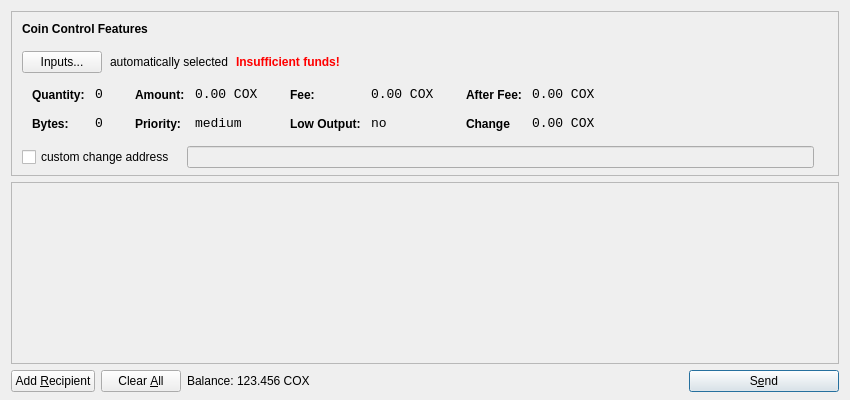
<?xml version="1.0" encoding="UTF-8"?>
<ui version="4.0">
 <class>SendCoinsDialog</class>
 <widget class="QDialog" name="SendCoinsDialog">
  <property name="geometry">
   <rect>
    <x>0</x>
    <y>0</y>
    <width>850</width>
    <height>400</height>
   </rect>
  </property>
  <property name="windowTitle">
   <string>Send Coins</string>
  </property>
  <layout class="QVBoxLayout" name="verticalLayout" stretch="0,1,0">
   <property name="bottomMargin">
    <number>8</number>
   </property>
   <item>
    <widget class="QFrame" name="frameCoinControl">
     <property name="sizePolicy">
      <sizepolicy hsizetype="Expanding" vsizetype="Expanding">
       <horstretch>0</horstretch>
       <verstretch>0</verstretch>
      </sizepolicy>
     </property>
     <property name="maximumSize">
      <size>
       <width>16777215</width>
       <height>16777215</height>
      </size>
     </property>
     <property name="frameShape">
      <enum>QFrame::StyledPanel</enum>
     </property>
     <property name="frameShadow">
      <enum>QFrame::Sunken</enum>
     </property>
     <layout class="QVBoxLayout" name="verticalLayoutCoinControl2">
      <property name="spacing">
       <number>-1</number>
      </property>
      <property name="leftMargin">
       <number>0</number>
      </property>
      <property name="topMargin">
       <number>0</number>
      </property>
      <property name="rightMargin">
       <number>0</number>
      </property>
      <property name="bottomMargin">
       <number>6</number>
      </property>
      <item>
       <layout class="QVBoxLayout" name="verticalLayoutCoinControl" stretch="0,0,0,0,1">
        <property name="spacing">
         <number>0</number>
        </property>
        <property name="leftMargin">
         <number>10</number>
        </property>
        <property name="topMargin">
         <number>10</number>
        </property>
        <item>
         <layout class="QHBoxLayout" name="horizontalLayoutCoinControl1">
          <property name="bottomMargin">
           <number>15</number>
          </property>
          <item>
           <widget class="QLabel" name="labelCoinControlFeatures">
            <property name="sizePolicy">
             <sizepolicy hsizetype="Preferred" vsizetype="Maximum">
              <horstretch>0</horstretch>
              <verstretch>0</verstretch>
             </sizepolicy>
            </property>
            <property name="font">
             <font>
              <weight>75</weight>
              <bold>true</bold>
             </font>
            </property>
            <property name="styleSheet">
             <string notr="true">font-weight:bold;</string>
            </property>
            <property name="text">
             <string>Coin Control Features</string>
            </property>
           </widget>
          </item>
         </layout>
        </item>
        <item>
         <layout class="QHBoxLayout" name="horizontalLayoutCoinControl2" stretch="0,0,0,0">
          <property name="spacing">
           <number>8</number>
          </property>
          <property name="bottomMargin">
           <number>10</number>
          </property>
          <item>
           <widget class="QPushButton" name="pushButtonCoinControl">
            <property name="styleSheet">
             <string notr="true"/>
            </property>
            <property name="text">
             <string>Inputs...</string>
            </property>
           </widget>
          </item>
          <item>
           <widget class="QLabel" name="labelCoinControlAutomaticallySelected">
            <property name="text">
             <string>automatically selected</string>
            </property>
            <property name="margin">
             <number>5</number>
            </property>
           </widget>
          </item>
          <item>
           <widget class="QLabel" name="labelCoinControlInsuffFunds">
            <property name="font">
             <font>
              <weight>75</weight>
              <bold>true</bold>
             </font>
            </property>
            <property name="styleSheet">
             <string notr="true">color:red;font-weight:bold;</string>
            </property>
            <property name="text">
             <string>Insufficient funds!</string>
            </property>
            <property name="margin">
             <number>5</number>
            </property>
           </widget>
          </item>
          <item>
           <spacer name="horizontalSpacerCoinControl">
            <property name="orientation">
             <enum>Qt::Horizontal</enum>
            </property>
            <property name="sizeHint" stdset="0">
             <size>
              <width>40</width>
              <height>1</height>
             </size>
            </property>
           </spacer>
          </item>
         </layout>
        </item>
        <item>
         <widget class="QWidget" name="widgetCoinControl" native="true">
          <property name="sizePolicy">
           <sizepolicy hsizetype="Preferred" vsizetype="Preferred">
            <horstretch>0</horstretch>
            <verstretch>0</verstretch>
           </sizepolicy>
          </property>
          <property name="minimumSize">
           <size>
            <width>0</width>
            <height>0</height>
           </size>
          </property>
          <property name="styleSheet">
           <string notr="true"/>
          </property>
          <layout class="QHBoxLayout" name="horizontalLayoutCoinControl5">
           <property name="margin">
            <number>0</number>
           </property>
           <item>
            <layout class="QHBoxLayout" name="horizontalLayoutCoinControl3" stretch="0,0,0,1">
             <property name="spacing">
              <number>20</number>
             </property>
             <property name="topMargin">
              <number>0</number>
             </property>
             <property name="bottomMargin">
              <number>10</number>
             </property>
             <item>
              <layout class="QFormLayout" name="formLayoutCoinControl1">
               <property name="horizontalSpacing">
                <number>10</number>
               </property>
               <property name="verticalSpacing">
                <number>14</number>
               </property>
               <property name="leftMargin">
                <number>10</number>
               </property>
               <property name="topMargin">
                <number>4</number>
               </property>
               <property name="rightMargin">
                <number>6</number>
               </property>
               <item row="0" column="0">
                <widget class="QLabel" name="labelCoinControlQuantityText">
                 <property name="styleSheet">
                  <string notr="true">font-weight:bold;</string>
                 </property>
                 <property name="text">
                  <string>Quantity:</string>
                 </property>
                 <property name="margin">
                  <number>0</number>
                 </property>
                </widget>
               </item>
               <item row="0" column="1">
                <widget class="QLabel" name="labelCoinControlQuantity">
                 <property name="font">
                  <font>
                   <family>Monospace</family>
                   <pointsize>10</pointsize>
                  </font>
                 </property>
                 <property name="cursor">
                  <cursorShape>IBeamCursor</cursorShape>
                 </property>
                 <property name="contextMenuPolicy">
                  <enum>Qt::ActionsContextMenu</enum>
                 </property>
                 <property name="text">
                  <string>0</string>
                 </property>
                 <property name="margin">
                  <number>0</number>
                 </property>
                 <property name="textInteractionFlags">
                  <set>Qt::LinksAccessibleByMouse|Qt::TextSelectableByKeyboard|Qt::TextSelectableByMouse</set>
                 </property>
                </widget>
               </item>
               <item row="1" column="0">
                <widget class="QLabel" name="labelCoinControlBytesText">
                 <property name="styleSheet">
                  <string notr="true">font-weight:bold;</string>
                 </property>
                 <property name="text">
                  <string>Bytes:</string>
                 </property>
                </widget>
               </item>
               <item row="1" column="1">
                <widget class="QLabel" name="labelCoinControlBytes">
                 <property name="font">
                  <font>
                   <family>Monospace</family>
                   <pointsize>10</pointsize>
                  </font>
                 </property>
                 <property name="cursor">
                  <cursorShape>IBeamCursor</cursorShape>
                 </property>
                 <property name="contextMenuPolicy">
                  <enum>Qt::ActionsContextMenu</enum>
                 </property>
                 <property name="text">
                  <string>0</string>
                 </property>
                 <property name="textInteractionFlags">
                  <set>Qt::LinksAccessibleByMouse|Qt::TextSelectableByKeyboard|Qt::TextSelectableByMouse</set>
                 </property>
                </widget>
               </item>
              </layout>
             </item>
             <item>
              <layout class="QFormLayout" name="formLayoutCoinControl2">
               <property name="horizontalSpacing">
                <number>10</number>
               </property>
               <property name="verticalSpacing">
                <number>14</number>
               </property>
               <property name="leftMargin">
                <number>6</number>
               </property>
               <property name="topMargin">
                <number>4</number>
               </property>
               <property name="rightMargin">
                <number>6</number>
               </property>
               <item row="0" column="0">
                <widget class="QLabel" name="labelCoinControlAmountText">
                 <property name="styleSheet">
                  <string notr="true">font-weight:bold;</string>
                 </property>
                 <property name="text">
                  <string>Amount:</string>
                 </property>
                 <property name="margin">
                  <number>0</number>
                 </property>
                </widget>
               </item>
               <item row="0" column="1">
                <widget class="QLabel" name="labelCoinControlAmount">
                 <property name="font">
                  <font>
                   <family>Monospace</family>
                   <pointsize>10</pointsize>
                  </font>
                 </property>
                 <property name="cursor">
                  <cursorShape>IBeamCursor</cursorShape>
                 </property>
                 <property name="contextMenuPolicy">
                  <enum>Qt::ActionsContextMenu</enum>
                 </property>
                 <property name="text">
                  <string>0.00 COX</string>
                 </property>
                 <property name="textInteractionFlags">
                  <set>Qt::LinksAccessibleByMouse|Qt::TextSelectableByKeyboard|Qt::TextSelectableByMouse</set>
                 </property>
                </widget>
               </item>
               <item row="1" column="0">
                <widget class="QLabel" name="labelCoinControlPriorityText">
                 <property name="styleSheet">
                  <string notr="true">font-weight:bold;</string>
                 </property>
                 <property name="text">
                  <string>Priority:</string>
                 </property>
                </widget>
               </item>
               <item row="1" column="1">
                <widget class="QLabel" name="labelCoinControlPriority">
                 <property name="font">
                  <font>
                   <family>Monospace</family>
                   <pointsize>10</pointsize>
                  </font>
                 </property>
                 <property name="cursor">
                  <cursorShape>IBeamCursor</cursorShape>
                 </property>
                 <property name="contextMenuPolicy">
                  <enum>Qt::ActionsContextMenu</enum>
                 </property>
                 <property name="text">
                  <string>medium</string>
                 </property>
                 <property name="textInteractionFlags">
                  <set>Qt::LinksAccessibleByMouse|Qt::TextSelectableByKeyboard|Qt::TextSelectableByMouse</set>
                 </property>
                </widget>
               </item>
              </layout>
             </item>
             <item>
              <layout class="QFormLayout" name="formLayoutCoinControl3">
               <property name="horizontalSpacing">
                <number>10</number>
               </property>
               <property name="verticalSpacing">
                <number>14</number>
               </property>
               <property name="leftMargin">
                <number>6</number>
               </property>
               <property name="topMargin">
                <number>4</number>
               </property>
               <property name="rightMargin">
                <number>6</number>
               </property>
               <item row="0" column="0">
                <widget class="QLabel" name="labelCoinControlFeeText">
                 <property name="styleSheet">
                  <string notr="true">font-weight:bold;</string>
                 </property>
                 <property name="text">
                  <string>Fee:</string>
                 </property>
                 <property name="margin">
                  <number>0</number>
                 </property>
                </widget>
               </item>
               <item row="0" column="1">
                <widget class="QLabel" name="labelCoinControlFee">
                 <property name="font">
                  <font>
                   <family>Monospace</family>
                   <pointsize>10</pointsize>
                  </font>
                 </property>
                 <property name="cursor">
                  <cursorShape>IBeamCursor</cursorShape>
                 </property>
                 <property name="contextMenuPolicy">
                  <enum>Qt::ActionsContextMenu</enum>
                 </property>
                 <property name="text">
                  <string>0.00 COX</string>
                 </property>
                 <property name="textInteractionFlags">
                  <set>Qt::LinksAccessibleByMouse|Qt::TextSelectableByKeyboard|Qt::TextSelectableByMouse</set>
                 </property>
                </widget>
               </item>
               <item row="1" column="0">
                <widget class="QLabel" name="labelCoinControlLowOutputText">
                 <property name="styleSheet">
                  <string notr="true">font-weight:bold;</string>
                 </property>
                 <property name="text">
                  <string>Low Output:</string>
                 </property>
                </widget>
               </item>
               <item row="1" column="1">
                <widget class="QLabel" name="labelCoinControlLowOutput">
                 <property name="font">
                  <font>
                   <family>Monospace</family>
                   <pointsize>10</pointsize>
                  </font>
                 </property>
                 <property name="cursor">
                  <cursorShape>IBeamCursor</cursorShape>
                 </property>
                 <property name="contextMenuPolicy">
                  <enum>Qt::ActionsContextMenu</enum>
                 </property>
                 <property name="text">
                  <string>no</string>
                 </property>
                 <property name="textInteractionFlags">
                  <set>Qt::LinksAccessibleByMouse|Qt::TextSelectableByKeyboard|Qt::TextSelectableByMouse</set>
                 </property>
                </widget>
               </item>
              </layout>
             </item>
             <item>
              <layout class="QFormLayout" name="formLayoutCoinControl4">
               <property name="horizontalSpacing">
                <number>10</number>
               </property>
               <property name="verticalSpacing">
                <number>14</number>
               </property>
               <property name="leftMargin">
                <number>6</number>
               </property>
               <property name="topMargin">
                <number>4</number>
               </property>
               <property name="rightMargin">
                <number>6</number>
               </property>
               <item row="0" column="0">
                <widget class="QLabel" name="labelCoinControlAfterFeeText">
                 <property name="styleSheet">
                  <string notr="true">font-weight:bold;</string>
                 </property>
                 <property name="text">
                  <string>After Fee:</string>
                 </property>
                 <property name="margin">
                  <number>0</number>
                 </property>
                </widget>
               </item>
               <item row="0" column="1">
                <widget class="QLabel" name="labelCoinControlAfterFee">
                 <property name="font">
                  <font>
                   <family>Monospace</family>
                   <pointsize>10</pointsize>
                  </font>
                 </property>
                 <property name="cursor">
                  <cursorShape>IBeamCursor</cursorShape>
                 </property>
                 <property name="contextMenuPolicy">
                  <enum>Qt::ActionsContextMenu</enum>
                 </property>
                 <property name="text">
                  <string>0.00 COX</string>
                 </property>
                 <property name="textInteractionFlags">
                  <set>Qt::LinksAccessibleByMouse|Qt::TextSelectableByKeyboard|Qt::TextSelectableByMouse</set>
                 </property>
                </widget>
               </item>
               <item row="1" column="0">
                <widget class="QLabel" name="labelCoinControlChangeText">
                 <property name="styleSheet">
                  <string notr="true">font-weight:bold;</string>
                 </property>
                 <property name="text">
                  <string>Change</string>
                 </property>
                </widget>
               </item>
               <item row="1" column="1">
                <widget class="QLabel" name="labelCoinControlChange">
                 <property name="font">
                  <font>
                   <family>Monospace</family>
                   <pointsize>10</pointsize>
                  </font>
                 </property>
                 <property name="cursor">
                  <cursorShape>IBeamCursor</cursorShape>
                 </property>
                 <property name="contextMenuPolicy">
                  <enum>Qt::ActionsContextMenu</enum>
                 </property>
                 <property name="text">
                  <string>0.00 COX</string>
                 </property>
                 <property name="textInteractionFlags">
                  <set>Qt::LinksAccessibleByMouse|Qt::TextSelectableByKeyboard|Qt::TextSelectableByMouse</set>
                 </property>
                </widget>
               </item>
              </layout>
             </item>
            </layout>
           </item>
          </layout>
         </widget>
        </item>
        <item>
         <layout class="QHBoxLayout" name="horizontalLayoutCoinControl4" stretch="0,0,0">
          <property name="spacing">
           <number>12</number>
          </property>
          <property name="sizeConstraint">
           <enum>QLayout::SetDefaultConstraint</enum>
          </property>
          <property name="topMargin">
           <number>5</number>
          </property>
          <property name="rightMargin">
           <number>5</number>
          </property>
          <item>
           <widget class="QCheckBox" name="checkBoxCoinControlChange">
            <property name="text">
             <string>custom change address</string>
            </property>
           </widget>
          </item>
          <item>
           <widget class="QLineEdit" name="lineEditCoinControlChange">
            <property name="enabled">
             <bool>false</bool>
            </property>
            <property name="sizePolicy">
             <sizepolicy hsizetype="Expanding" vsizetype="Fixed">
              <horstretch>0</horstretch>
              <verstretch>0</verstretch>
             </sizepolicy>
            </property>
           </widget>
          </item>
          <item>
           <widget class="QLabel" name="labelCoinControlChangeLabel">
            <property name="sizePolicy">
             <sizepolicy hsizetype="Preferred" vsizetype="Expanding">
              <horstretch>0</horstretch>
              <verstretch>0</verstretch>
             </sizepolicy>
            </property>
            <property name="minimumSize">
             <size>
              <width>0</width>
              <height>0</height>
             </size>
            </property>
            <property name="text">
             <string/>
            </property>
            <property name="margin">
             <number>3</number>
            </property>
           </widget>
          </item>
         </layout>
        </item>
        <item>
         <spacer name="verticalSpacerCoinControl">
          <property name="orientation">
           <enum>Qt::Vertical</enum>
          </property>
          <property name="sizeHint" stdset="0">
           <size>
            <width>800</width>
            <height>1</height>
           </size>
          </property>
         </spacer>
        </item>
       </layout>
      </item>
     </layout>
    </widget>
   </item>
   <item>
    <widget class="QScrollArea" name="scrollArea">
     <property name="widgetResizable">
      <bool>true</bool>
     </property>
     <widget class="QWidget" name="scrollAreaWidgetContents">
      <property name="geometry">
       <rect>
        <x>0</x>
        <y>0</y>
        <width>830</width>
        <height>165</height>
       </rect>
      </property>
      <layout class="QVBoxLayout" name="verticalLayout_2">
       <property name="margin">
        <number>0</number>
       </property>
       <item>
        <layout class="QVBoxLayout" name="entries">
         <property name="spacing">
          <number>6</number>
         </property>
        </layout>
       </item>
       <item>
        <spacer name="verticalSpacer">
         <property name="orientation">
          <enum>Qt::Vertical</enum>
         </property>
         <property name="sizeHint" stdset="0">
          <size>
           <width>20</width>
           <height>40</height>
          </size>
         </property>
        </spacer>
       </item>
      </layout>
     </widget>
    </widget>
   </item>
   <item>
    <layout class="QHBoxLayout" name="horizontalLayout">
     <item>
      <widget class="QPushButton" name="addButton">
       <property name="toolTip">
        <string>Send to multiple recipients at once</string>
       </property>
       <property name="text">
        <string>Add &amp;Recipient</string>
       </property>
       <property name="icon">
        <iconset resource="../bitcoin.qrc">
         <normaloff>:/icons/add</normaloff>:/icons/add</iconset>
       </property>
       <property name="autoDefault">
        <bool>false</bool>
       </property>
      </widget>
     </item>
     <item>
      <widget class="QPushButton" name="clearButton">
       <property name="sizePolicy">
        <sizepolicy hsizetype="Minimum" vsizetype="Fixed">
         <horstretch>0</horstretch>
         <verstretch>0</verstretch>
        </sizepolicy>
       </property>
       <property name="toolTip">
        <string>Remove all transaction fields</string>
       </property>
       <property name="text">
        <string>Clear &amp;All</string>
       </property>
       <property name="icon">
        <iconset resource="../bitcoin.qrc">
         <normaloff>:/icons/remove</normaloff>:/icons/remove</iconset>
       </property>
       <property name="autoRepeatDelay">
        <number>300</number>
       </property>
       <property name="autoDefault">
        <bool>false</bool>
       </property>
      </widget>
     </item>
     <item>
      <layout class="QHBoxLayout" name="horizontalLayout_2">
       <property name="spacing">
        <number>3</number>
       </property>
       <item>
        <widget class="QLabel" name="label">
         <property name="sizePolicy">
          <sizepolicy hsizetype="Preferred" vsizetype="Fixed">
           <horstretch>0</horstretch>
           <verstretch>0</verstretch>
          </sizepolicy>
         </property>
         <property name="text">
          <string>Balance:</string>
         </property>
        </widget>
       </item>
       <item>
        <widget class="QLabel" name="labelBalance">
         <property name="sizePolicy">
          <sizepolicy hsizetype="Preferred" vsizetype="Fixed">
           <horstretch>0</horstretch>
           <verstretch>0</verstretch>
          </sizepolicy>
         </property>
         <property name="cursor">
          <cursorShape>IBeamCursor</cursorShape>
         </property>
         <property name="text">
          <string>123.456 COX</string>
         </property>
         <property name="textInteractionFlags">
          <set>Qt::LinksAccessibleByMouse|Qt::TextSelectableByKeyboard|Qt::TextSelectableByMouse</set>
         </property>
        </widget>
       </item>
      </layout>
     </item>
     <item>
      <spacer name="horizontalSpacer">
       <property name="orientation">
        <enum>Qt::Horizontal</enum>
       </property>
       <property name="sizeHint" stdset="0">
        <size>
         <width>40</width>
         <height>20</height>
        </size>
       </property>
      </spacer>
     </item>
     <item>
      <widget class="QPushButton" name="sendButton">
       <property name="minimumSize">
        <size>
         <width>150</width>
         <height>0</height>
        </size>
       </property>
       <property name="toolTip">
        <string>Confirm the send action</string>
       </property>
       <property name="text">
        <string>S&amp;end</string>
       </property>
       <property name="icon">
        <iconset resource="../bitcoin.qrc">
         <normaloff>:/icons/send</normaloff>:/icons/send</iconset>
       </property>
       <property name="default">
        <bool>true</bool>
       </property>
      </widget>
     </item>
    </layout>
   </item>
  </layout>
 </widget>
 <resources>
  <include location="../bitcoin.qrc"/>
 </resources>
 <connections/>
</ui>
